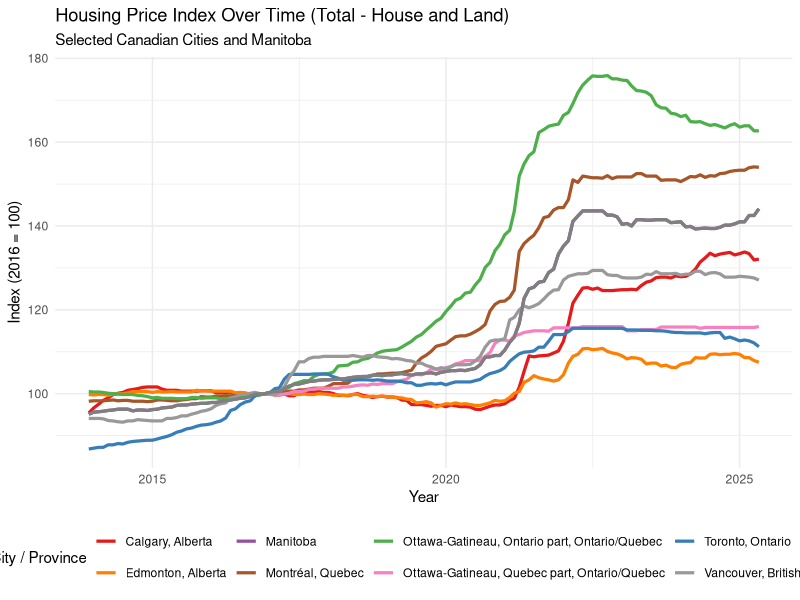
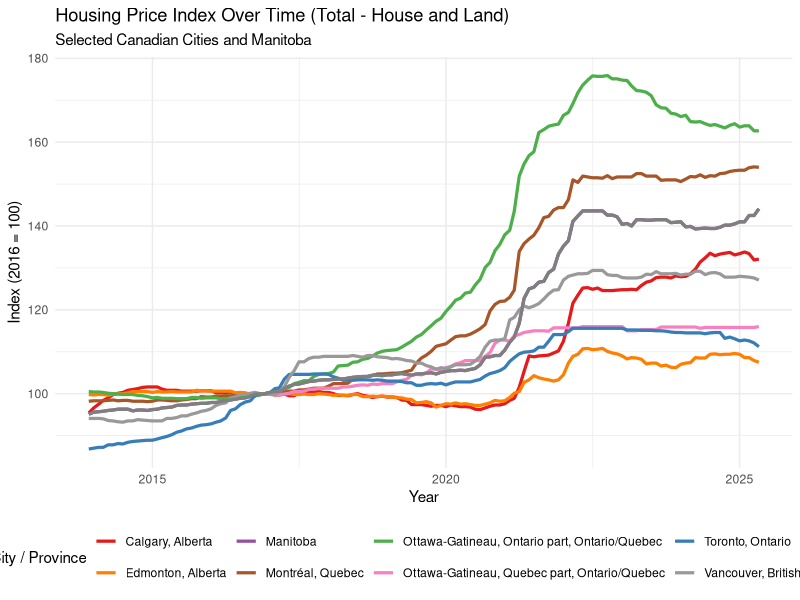

Write the R code that produced these figures, in order.
# Load required libraries
library(tidyverse)
library(lubridate)

# Read cleaned housing data
df <- read_csv("data/processed/housing_clean_final.csv")

# Define target cities and province
target_cities <- c("Ottawa", "Toronto", "Vancouver", "Calgary", "Edmonton", "Montréal", "Manitoba")

# Filter for total housing index and selected locations
filtered_df <- df %>%
  filter(Type == "Total (house and land)") %>%
  filter(str_detect(Geography, paste(target_cities, collapse = "|")))

# Define custom colors for each location (to improve visual clarity)
custom_colors <- c(
  "Calgary, Alberta" = "#e41a1c",        # Red
  "Manitoba" = "#984ea3",                # Purple
  "Ottawa-Gatineau, Ontario part, Ontario/Quebec" = "#4daf4a", # Light Green
  "Toronto, Ontario" = "#377eb8",        # Dark Blue
  "Edmonton, Alberta" = "#ff7f00",       # Orange
  "Montréal, Quebec" = "#a65628",        # Brown
  "Ottawa-Gatineau, Quebec part, Ontario/Quebec" = "#f781bf",  # Pink
  "Vancouver, British Columbia" = "#999999"                   # Dark Gray
)

# Create time series line plot for housing index
ggplot(filtered_df, aes(x = Date, y = Value, color = Geography)) +
  geom_line(size = 1.1) +
  labs(
    title = "Housing Price Index Over Time (Total - House and Land)",
    subtitle = "Selected Canadian Cities and Manitoba",
    x = "Year",
    y = "Index (2016 = 100)",
    color = "City / Province"
  ) +
  scale_color_manual(values = custom_colors) +
  theme_minimal() +
  theme(legend.position = "bottom")

# Optional: Save the plot to file
ggsave("output/charts/cities_trend.png", width = 10, height = 6)
